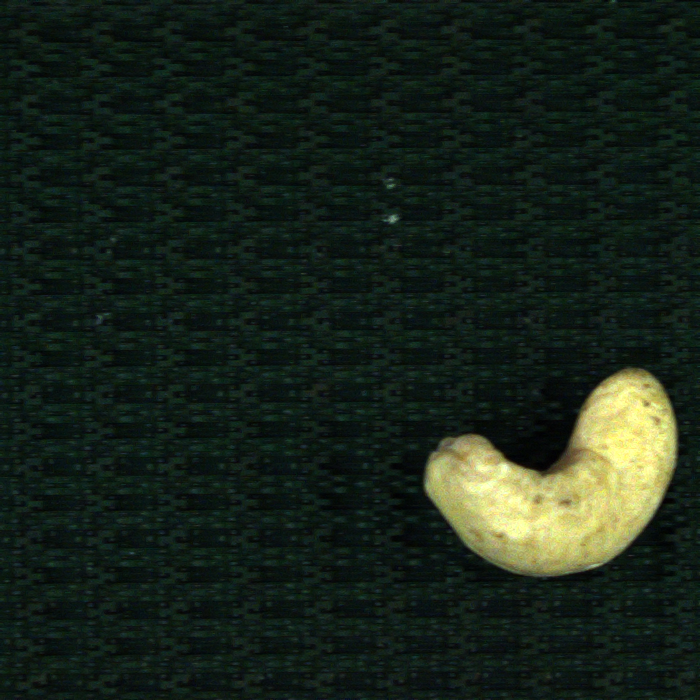
#> input picture wate/Con_1_Images/474e6243-448.bmp, 700 x 700 px
$ python -i vision.py   (imports and definitions only)
#> lines starting #> are read from the running program, lines starting #| are printed output that depends on the picture; after the words box and inside, x2 and y2 are one past the last pixel; in counts of white or black regions, pixels touching at a corner belong together
#> further down, picture is the input picture: shape (700, 700, 3); mean B, G, R 26.2, 36.2, 25.1
import cv2
import numpy as np
from config import *

try:
    from ultralytics import YOLO  # type: ignore
    YOLO_AVAILABLE = True
except ImportError:
    YOLO_AVAILABLE = False
    print("Warning: 'ultralytics' library not found. YOLO filtering will be disabled.")

def is_oily_cashew(img_bgr, min_oily_ratio=None):
    """Detect if a cashew is oily based on HSV mask ratio"""
    if min_oily_ratio is None:
        min_oily_ratio = OILY_RATIO_THRESHOLD
    hsv = cv2.cvtColor(img_bgr, cv2.COLOR_BGR2HSV)
#> hsv: shape (700, 700, 3); mean H, S, V 73.6, 124.1, 36.9
    oily = cv2.inRange(hsv, LOWER_OILY, UPPER_OILY)
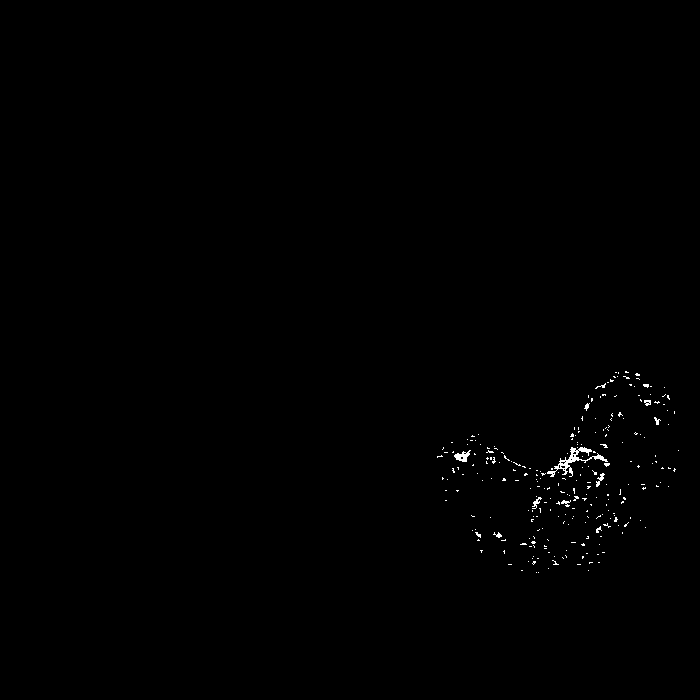
#> oily: shape (700, 700); 0.34% white in thin lines or dots, all inside (x1, y1, x2, y2) = (437, 371, 679, 573)

    gray = cv2.cvtColor(img_bgr, cv2.COLOR_BGR2GRAY)
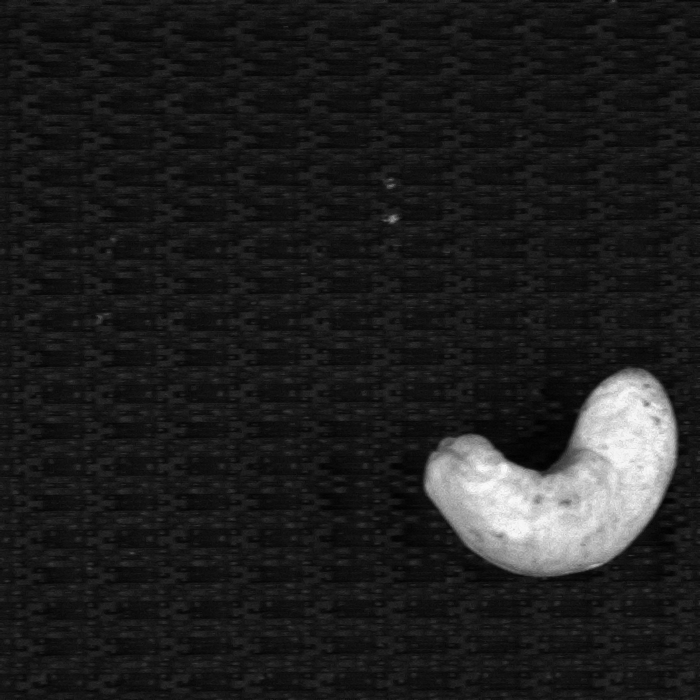
#> gray: shape (700, 700); min 1, max 250, mean 31.7
    _, cashew_bin = cv2.threshold(gray, 0, 255, cv2.THRESH_BINARY + cv2.THRESH_OTSU)
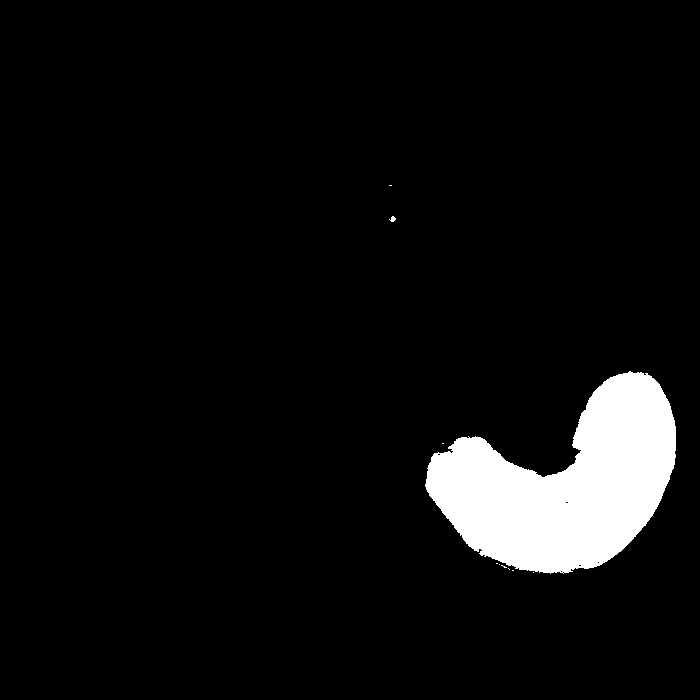
#> cashew_bin: shape (700, 700); 6% white; 10 white regions (8 under 20 px), largest, box (x1, y1, x2, y2) and area: (425, 371, 676, 574) 29273, (389, 216, 396, 222) 25
    cashew_pixels = np.count_nonzero(cashew_bin)
#> cashew_pixels = 29318
    if cashew_pixels == 0:
        return False
    oily_pixels = np.count_nonzero(cv2.bitwise_and(oily, cashew_bin))
#> oily_pixels = 1341
    ratio = oily_pixels / cashew_pixels
#> ratio = 0.0457
    return ratio >= min_oily_ratio

# [62 lines left out: functions check_rgb_defects, detect_black_dots, smooth_contour, not called in this run]

class CashewQualityFilter:
    # [42 lines left out: functions __init__, get_cashew_category, not called in this run]

>>> import cv2
>>> picture = cv2.imread('../wate/Con_1_Images/474e6243-448.bmp')
>>> result = is_oily_cashew(picture)
#> result = False

$ run again, on wate/Con_1_Images/50c9545e-220.bmp
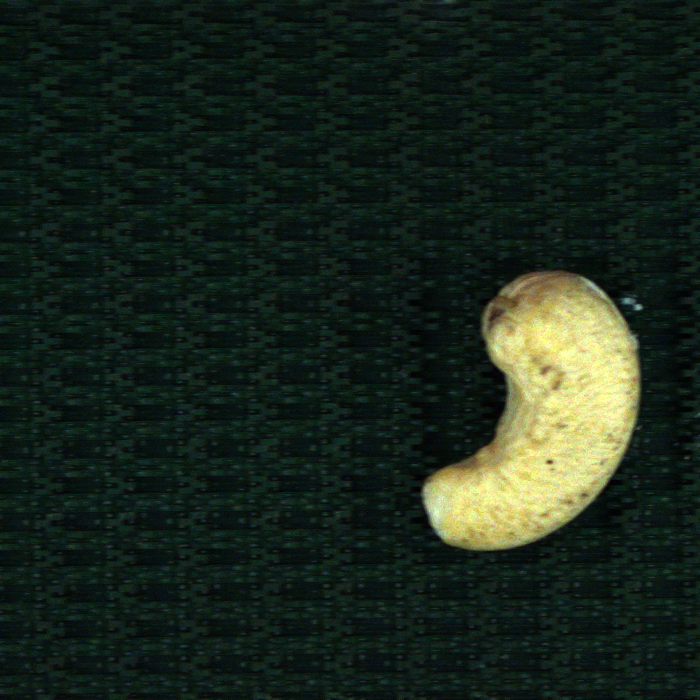
#> input picture wate/Con_1_Images/50c9545e-220.bmp, 700 x 700 px
#> picture is the input picture: shape (700, 700, 3); mean B, G, R 28.3, 38.7, 27.1
#> hsv: shape (700, 700, 3); mean H, S, V 74.6, 132.6, 39.7
#> in is_oily_cashew, `oily = cv2.inRange(hsv, LOWER_OILY, UPPER_OILY)`:
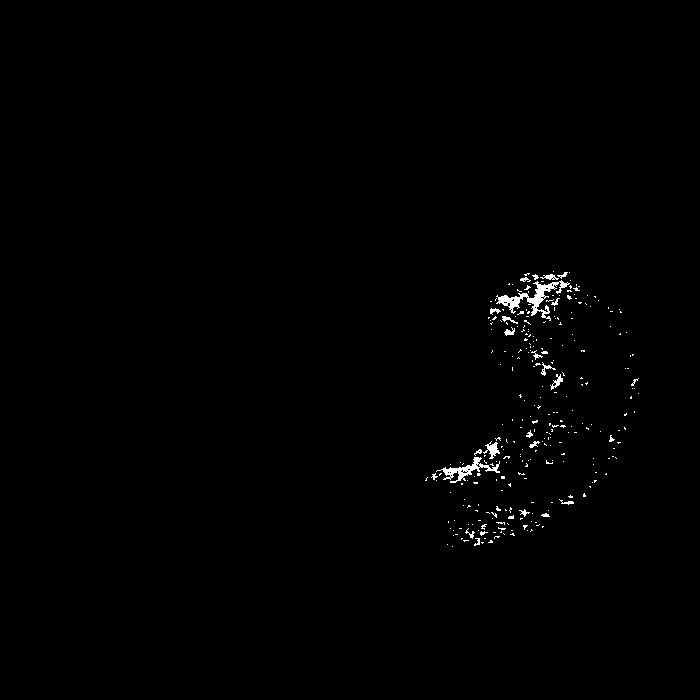
#> oily: shape (700, 700); 0.63% white; 284 white regions (258 under 20 px), largest, box (x1, y1, x2, y2) and area: (496, 280, 570, 321) 749, (436, 457, 500, 483) 447, (483, 441, 500, 459) 133
#> in is_oily_cashew, `_, cashew_bin = cv2.threshold(gray, 0, 255, cv2.THRESH_BINARY + cv2.TH..`:
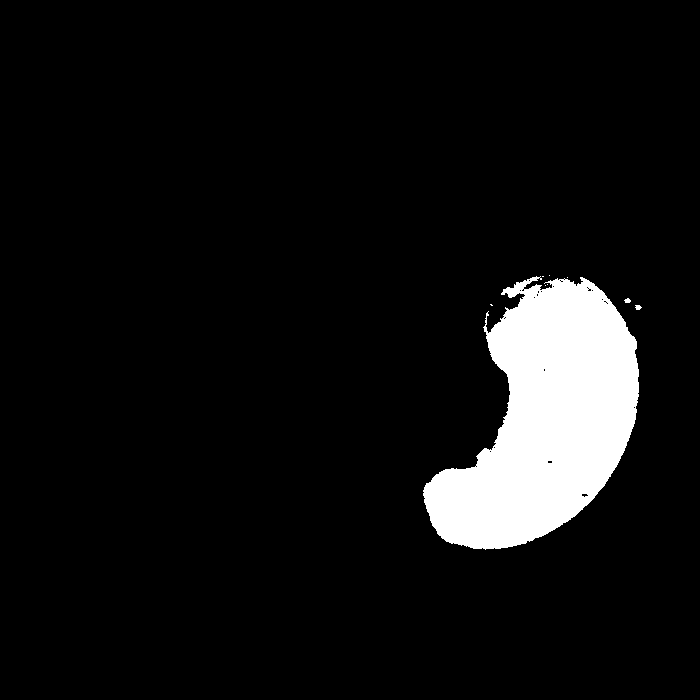
#> cashew_bin: shape (700, 700); 7.3% white; 9 white regions (6 under 20 px), largest, box (x1, y1, x2, y2) and area: (423, 276, 639, 550) 35486, (635, 305, 642, 310) 26, (624, 298, 631, 303) 25
#> cashew_pixels = 35547
#> oily_pixels = 2401
#> ratio = 0.0675
#> result = False

$ run again, on wate/Con_1_Images/589c154f-228.bmp
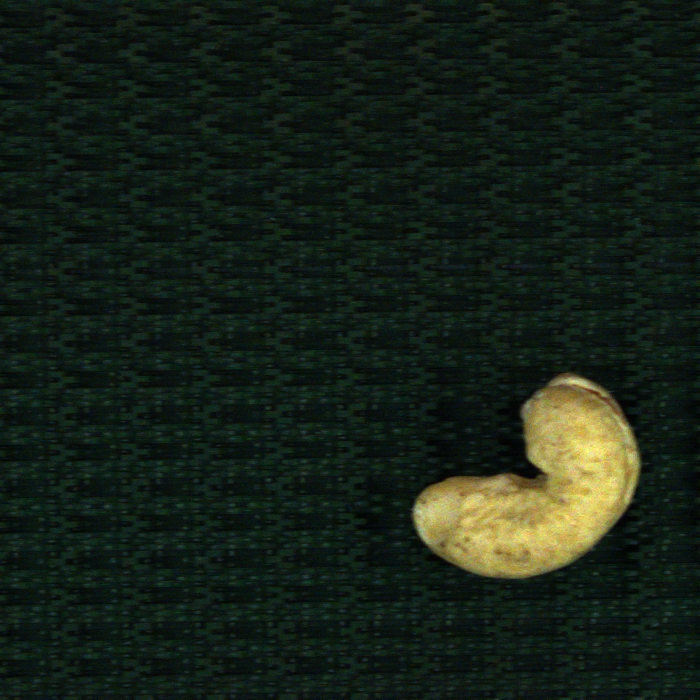
#> input picture wate/Con_1_Images/589c154f-228.bmp, 700 x 700 px
#> picture is the input picture: shape (700, 700, 3); mean B, G, R 23.2, 33.4, 23
#> hsv: shape (700, 700, 3); mean H, S, V 71.1, 121.9, 34.5
#> in is_oily_cashew, `oily = cv2.inRange(hsv, LOWER_OILY, UPPER_OILY)`:
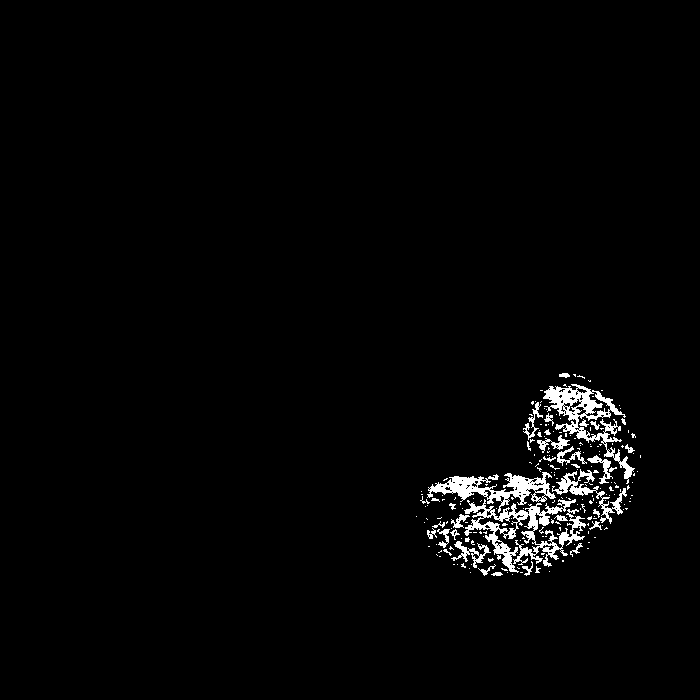
#> oily: shape (700, 700); 2.2% white; 212 white regions (175 under 20 px), largest, box (x1, y1, x2, y2) and area: (464, 499, 586, 573) 2841, (543, 384, 635, 484) 2177, (427, 472, 556, 513) 1840
#> in is_oily_cashew, `_, cashew_bin = cv2.threshold(gray, 0, 255, cv2.THRESH_BINARY + cv2.TH..`:
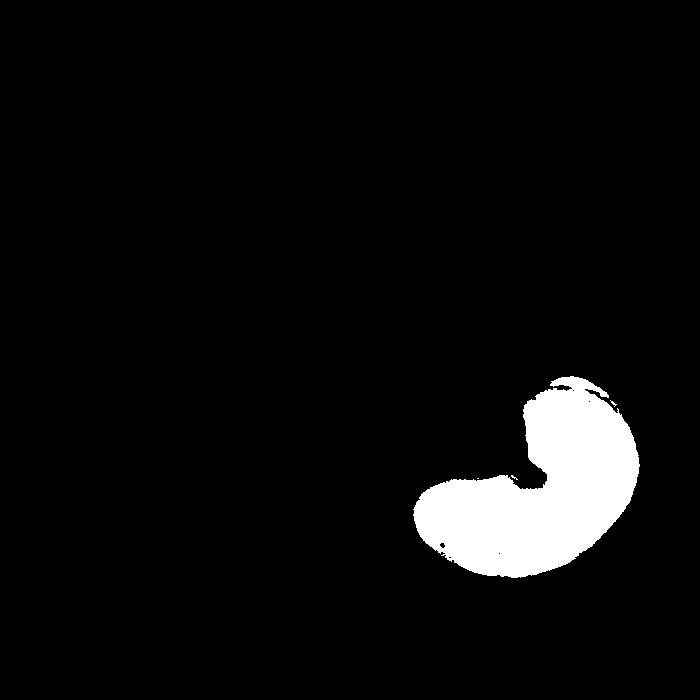
#> cashew_bin: shape (700, 700); 5.2% white; 4 white regions (3 under 20 px), largest, box (x1, y1, x2, y2) and area: (413, 376, 640, 578) 25461
#> cashew_pixels = 25491
#> oily_pixels = 9777
#> ratio = 0.384
#> result = False

$ run again, on wate/Con_1_Images/59d61685-475.bmp
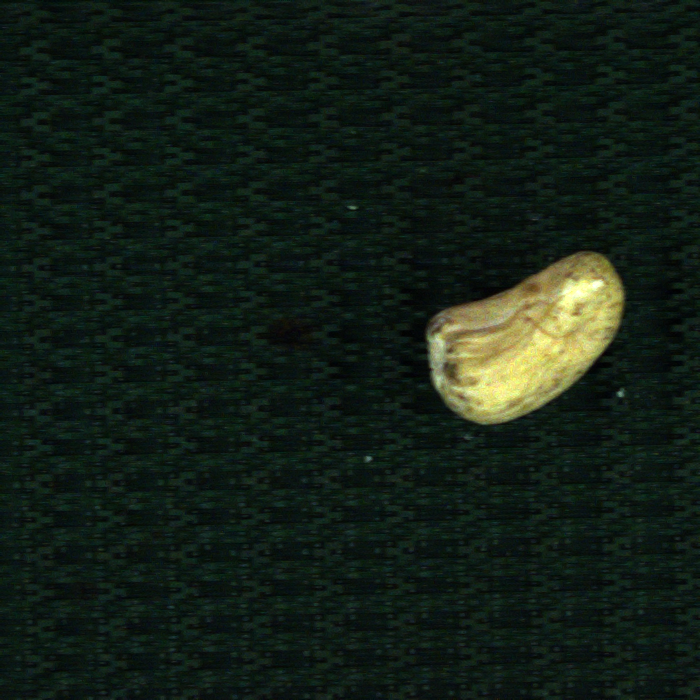
#> input picture wate/Con_1_Images/59d61685-475.bmp, 700 x 700 px
#> picture is the input picture: shape (700, 700, 3); mean B, G, R 22.4, 31.3, 19.8
#> hsv: shape (700, 700, 3); mean H, S, V 73.4, 130, 32
#> in is_oily_cashew, `oily = cv2.inRange(hsv, LOWER_OILY, UPPER_OILY)`:
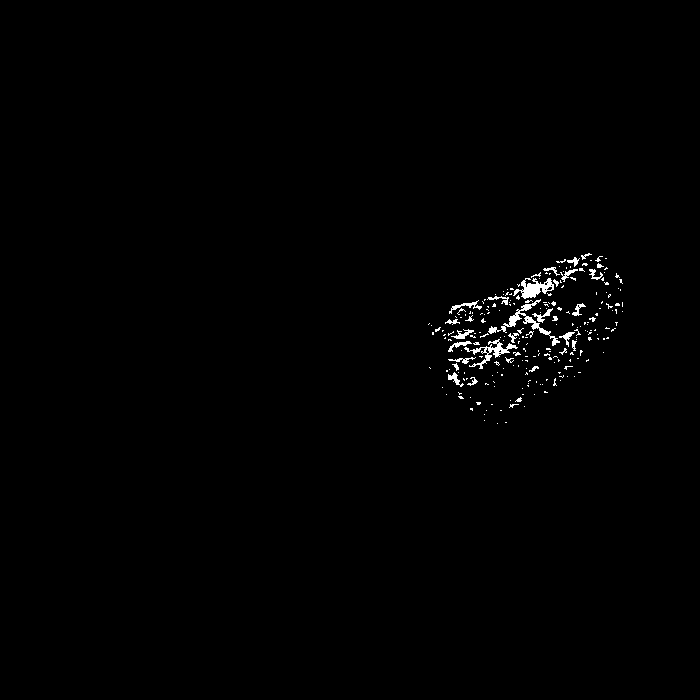
#> oily: shape (700, 700); 0.75% white; 233 white regions (202 under 20 px), largest, box (x1, y1, x2, y2) and area: (488, 299, 560, 346) 494, (513, 278, 554, 299) 416, (464, 339, 518, 369) 380
#> in is_oily_cashew, `_, cashew_bin = cv2.threshold(gray, 0, 255, cv2.THRESH_BINARY + cv2.TH..`:
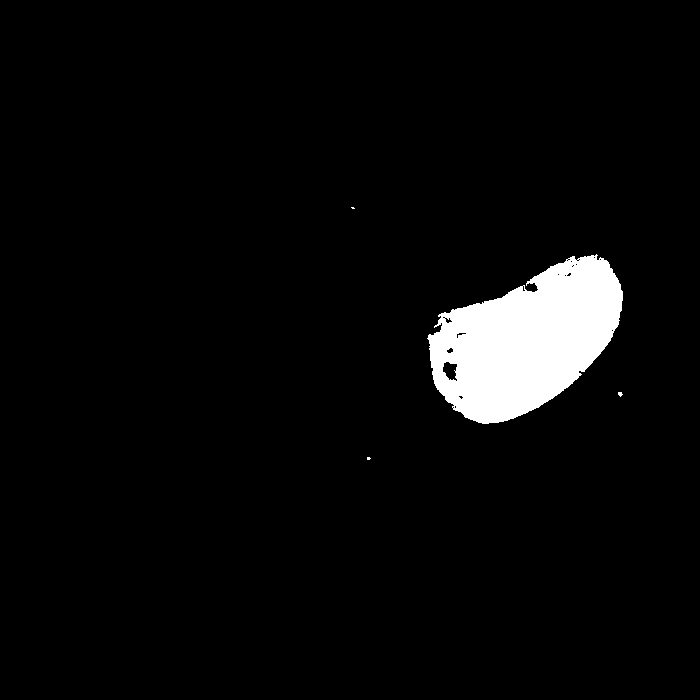
#> cashew_bin: shape (700, 700); 4.2% white; 4 white regions (3 under 20 px), largest, box (x1, y1, x2, y2) and area: (427, 254, 623, 424) 20739
#> cashew_pixels = 20772
#> oily_pixels = 3176
#> ratio = 0.153
#> result = False
